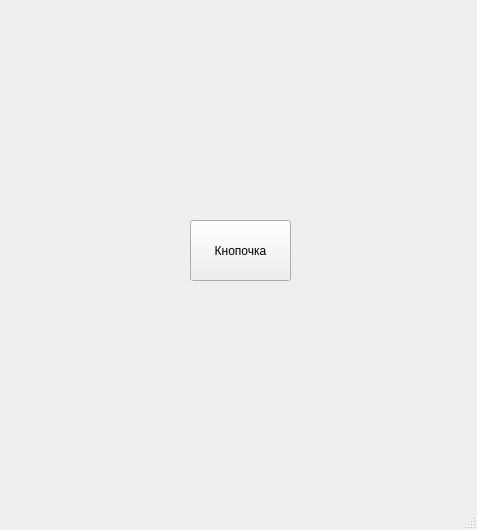
<?xml version="1.0" encoding="UTF-8"?>
<ui version="4.0">
 <class>MainWindow</class>
 <widget class="QMainWindow" name="MainWindow">
  <property name="geometry">
   <rect>
    <x>0</x>
    <y>0</y>
    <width>477</width>
    <height>530</height>
   </rect>
  </property>
  <property name="windowTitle">
   <string>MainWindow</string>
  </property>
  <widget class="QWidget" name="centralwidget">
   <widget class="QPushButton" name="pushButton">
    <property name="geometry">
     <rect>
      <x>190</x>
      <y>220</y>
      <width>101</width>
      <height>61</height>
     </rect>
    </property>
    <property name="text">
     <string>Кнопочка</string>
    </property>
   </widget>
  </widget>
  <widget class="QMenuBar" name="menubar">
   <property name="geometry">
    <rect>
     <x>0</x>
     <y>0</y>
     <width>477</width>
     <height>21</height>
    </rect>
   </property>
  </widget>
  <widget class="QStatusBar" name="statusbar"/>
 </widget>
 <resources/>
 <connections/>
</ui>
